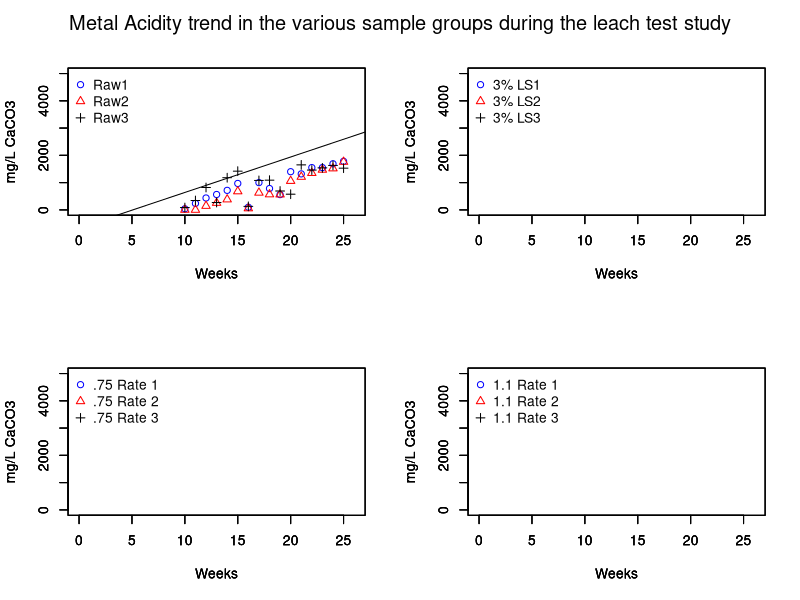

Recreate this plot in R.
d=read.csv("macidity.csv",header=T,sep=",",stringsAsFactors=FALSE)
#names(d)=c("Week", "Raw1","Raw2", "Raw3", "3% LS1","3% LS2", "3% LS3",".75 Rate 1",".75 Rate 2", ".75 Rate 3","1.1 Rate 1","1.1 Rate 2", "1.1 Rate 3")

par(pch=22, col="black") # plotting symbol and color 
par(mfrow=c(2,2)) # all plots on one page 

attach(d)

global_lwd=1
ylim_max=5000
ylab_name="mg/L CaCO3"

plot(Week, raw1, type='p', col="blue", xlim=c(0,26), ylim=c(0,ylim_max), xlab="Weeks", ylab=ylab_name, lwd=global_lwd, pch=1)
par(new=T)
plot(Week, raw2, type='p', col="red",xlim=c(0,26), ylim=c(0,ylim_max),xlab="Weeks", ylab=ylab_name,lwd=global_lwd, pch=2)
par(new=T)
plot(Week, raw3, type='p', col="black",xlim=c(0,26), ylim=c(0,ylim_max),xlab="Weeks", ylab=ylab_name,lwd=global_lwd, pch=3)
#title("Raw")
legend("topleft", legend=c("Raw1","Raw2", "Raw3"),  col=c("blue","red","Black"), bty='n', pch=c(1,2,3))
# abline(5000,0)
# abline(10000,0)
# abline(15000,0)
abline(-660,130)



plot(Week, X3pcLS1, type='p', col="blue", xlim=c(0,26), ylim=c(0,ylim_max), xlab="Weeks", ylab=ylab_name, lwd=global_lwd, pch=1)
par(new=T)
plot(Week, X3pcLS2, type='p', col="red",xlim=c(0,26), ylim=c(0,ylim_max),xlab="Weeks", ylab=ylab_name,lwd=global_lwd, pch=2)
par(new=T)
plot(Week, X3pcLS3, type='p', col="black",xlim=c(0,26), ylim=c(0,ylim_max),xlab="Weeks", ylab=ylab_name,lwd=global_lwd, pch=3)
#title("Raw")
legend("topleft", legend=c("3% LS1","3% LS2", "3% LS3"),  col=c("blue","red","Black"), bty='n', pch=c(1,2,3))
# abline(5000,0)
# abline(10000,0)
# abline(15000,0)

plot(Week, X.75R1, type='p', col="blue", xlim=c(0,26), ylim=c(0,ylim_max), xlab="Weeks", ylab=ylab_name, lwd=global_lwd, pch=1)
par(new=T)
plot(Week, X.75R2, type='p', col="red",xlim=c(0,26), ylim=c(0,ylim_max),xlab="Weeks", ylab=ylab_name,lwd=global_lwd, pch=2)
par(new=T)
plot(Week, X.75R3, type='p', col="black",xlim=c(0,26), ylim=c(0,ylim_max),xlab="Weeks", ylab=ylab_name,lwd=global_lwd, pch=3)
#title("Raw")
legend("topleft", legend=c(".75 Rate 1",".75 Rate 2", ".75 Rate 3"),  col=c("blue","red","Black"), bty='n', pch=c(1,2,3))
# abline(5000,0)
# abline(10000,0)
# abline(15000,0)

plot(Week, X1.1R1, type='p', col="blue", xlim=c(0,26), ylim=c(0,ylim_max), xlab="Weeks", ylab=ylab_name, lwd=global_lwd, pch=1)
par(new=T)
plot(Week, X1.1R2, type='p', col="red",xlim=c(0,26), ylim=c(0,ylim_max),xlab="Weeks", ylab=ylab_name,lwd=global_lwd, pch=2)
par(new=T)
plot(Week, X1.1R3, type='p', col="black",xlim=c(0,26), ylim=c(0,ylim_max),xlab="Weeks", ylab=ylab_name,lwd=global_lwd, pch=3)
#title("Raw")
legend("topleft", legend=c("1.1 Rate 1","1.1 Rate 2", "1.1 Rate 3"),  col=c("blue","red","Black"), bty='n', pch=c(1,2,3))
# abline(5000,0)
# abline(10000,0)
# abline(15000,0)

mtext("Metal Acidity trend in the various sample groups during the leach test study", side = 3, line = -2, outer = TRUE, cex=1.2)




sapply(d, min, na.rm=TRUE)
sapply(d, max, na.rm=TRUE)
